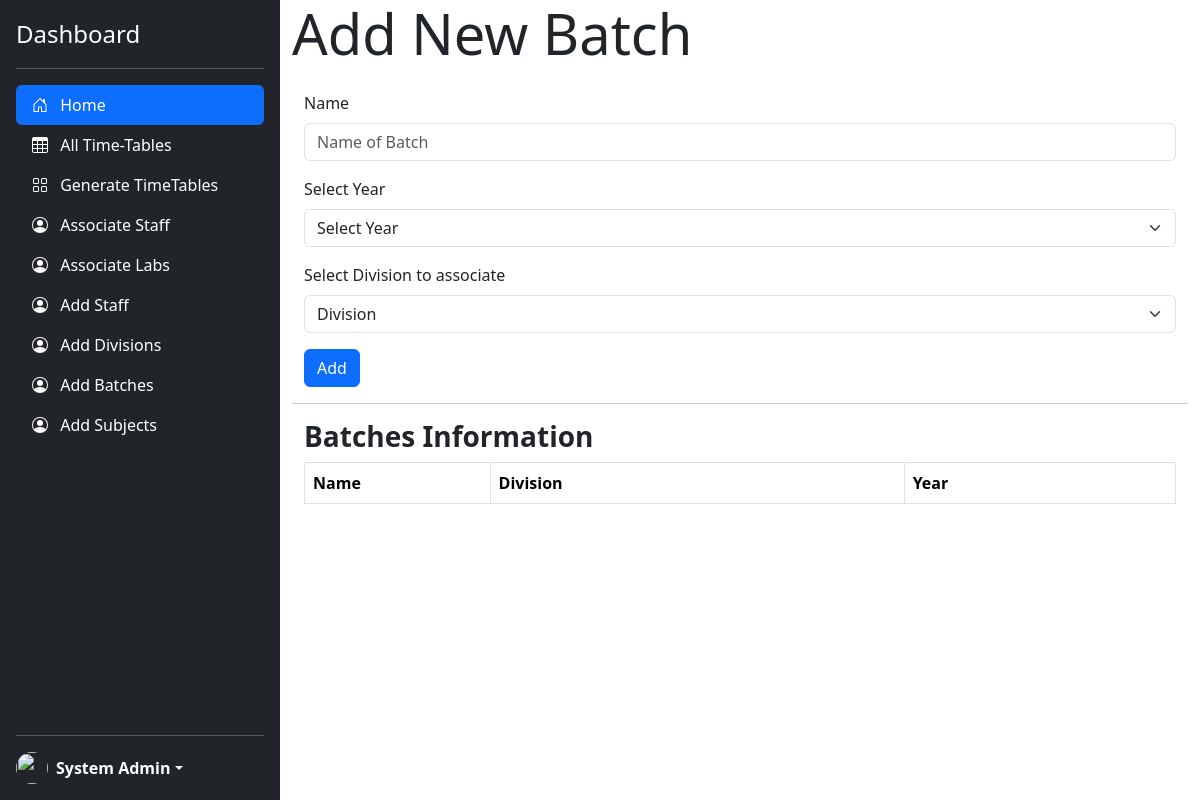
The app's page /addBatches.php (signed in), older data.
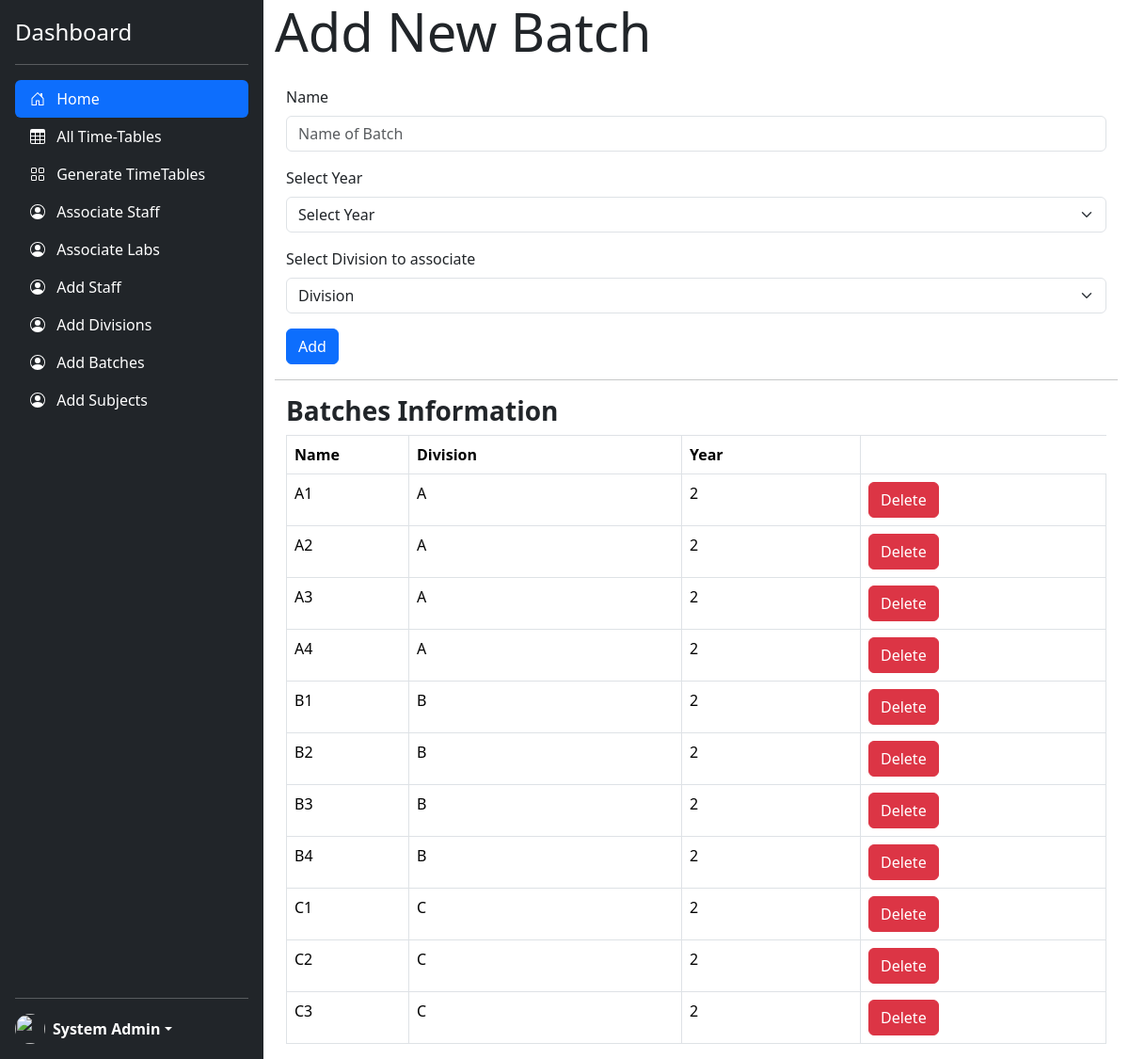
The same page, newer data.
### tables this page shows
CREATE TABLE `batches` (
  `id` int(11) NOT NULL,
  `name` varchar(2) NOT NULL,
  `division` varchar(2) NOT NULL,
  `year` int(11) NOT NULL
);

### addBatches.php (the view, shortened to what this page needs)
<!doctype html>
<html lang="en" data-bs-theme="auto">
<head>
    <link href="https://cdn.jsdelivr.net/npm/bootstrap@5.3.3/dist/css/bootstrap.min.css" rel="stylesheet">
    <link href="./css/sidebars.css" rel="stylesheet">
    <link href="sidebars.css" rel="stylesheet">
</head>
<body>
    <main class="d-flex flex-nowrap">
        <div class="d-flex flex-column flex-shrink-0 p-3 text-bg-dark" style="width: 280px; height:100vh;">
            <a href="/" class="d-flex align-items-center mb-3 mb-md-0 me-md-auto text-white text-decoration-none">
                <span class="fs-4">Dashboard</span>
            </a>
            <hr>
            <ul class="nav nav-pills flex-column mb-auto">
                <li class="nav-item">
                    <a href="/TimeTableGenerator/administration.php" class="nav-link active" aria-current="page">
                        <svg class="bi pe-none me-2" width="16" height="16">
                            <use xlink:href="#home" />
                        </svg>
                        Home
                    </a>
                </li>
                <li>
                    <a href="/TimeTableGenerator/alltt.php" class="nav-link text-white">
                        <svg class="bi pe-none me-2" width="16" height="16">
                            <use xlink:href="#table" />
                        </svg>
                        All Time-Tables
                    </a>
                </li>
                <li>
                    <a href="/TimeTableGenerator/generate.php" class="nav-link text-white">
                        <svg class="bi pe-none me-2" width="16" height="16">
                            <use xlink:href="#grid" />
                        </svg>
                        Generate TimeTables
                    </a>
                </li>
                <li>
                    <a href="/TimeTableGenerator/associate.php" class="nav-link text-white">
                        <svg class="bi pe-none me-2" width="16" height="16">
                            <use xlink:href="#people-circle" />
                        </svg>
                        Associate Staff
                    </a>
                </li>
                <li>
                    <a href="/TimeTableGenerator/associateLabs.php" class="nav-link text-white">
                        <svg class="bi pe-none me-2" width="16" height="16">
                            <use xlink:href="#people-circle" />
                        </svg>
                        Associate Labs
                    </a>
                </li>
                <li>
                    <a href="/TimeTableGenerator/addStaff.php" class="nav-link text-white">
                        <svg class="bi pe-none me-2" width="16" height="16">
                            <use xlink:href="#people-circle" />
                        </svg>
                        Add Staff
                    </a>
                </li>
                <li>
                    <a href="/TimeTableGenerator/addDivisions.php" class="nav-link text-white">
                        <svg class="bi pe-none me-2" width="16" height="16">
                            <use xlink:href="#people-circle" />
                        </svg>
                        Add Divisions
                    </a>
                </li>
                <li>
                    <a href="/TimeTableGenerator/addBatches.php" class="nav-link text-white">
                        <svg class="bi pe-none me-2" width="16" height="16">
                            <use xlink:href="#people-circle" />
                        </svg>
                        Add Batches
                    </a>
                </li>
                <li>
                    <a href="/TimeTableGenerator/addSubjects.php" class="nav-link text-white">
                        <svg class="bi pe-none me-2" width="16" height="16">
                            <use xlink:href="#people-circle" />
                        </svg>
                        Add Subjects
                    </a>
                </li>
            </ul>
            <hr>
            <div class="dropdown">
                <a href="#" class="d-flex align-items-center text-white text-decoration-none dropdown-toggle" data-bs-toggle="dropdown" aria-expanded="false">
                    <?php
                    echo '<img src=' . $_SESSION['avatar'] . ' alt="" width="32" height="32" class="rounded-circle me-2">';
                    ?>
                    <strong>
                        <?php
                        if (isset($_SESSION["userloggedin"])) {
                            if ($_SESSION["userloggedin"] != 1) {
                                header("Location: http://localhost/TimeTableGenerator/login.php");
                            } else {
                                echo '<li class="float-right" type="button" id="dropdownMenuButton" data-toggle="dropdown" aria-haspopup="true" aria-expanded="false">' . $_SESSION["username"] . '</li>';
                            }
                        } else {
                            header("Location: http://localhost/TimeTableGenerator/login.php");
                        }
                        ?>
                    </strong>
                </a>
            </div>
        </div>
        <div class="dashboard-content container-fluid">
            <div class="dashboard-heading display-4">Add New Batch</div>
            <div class="container-fluid">
                <form action="./services/registerBatch.php" method="POST" class="form-signup">
                    <div class="mt-4 mb-3">
                        <label for="batch" class="form-label">Name</label>
                        <input type="text" id="batch-name" class="form-control" placeholder="Name of Batch" required="" autofocus="" name="batch">
                    </div>
                    <div class="mb-3">
                        <label for="year" class="form-label">Select Year</label>
                        <select class="form-select" aria-label="Default select example" name="year" onchange="fetch_updatedata(this.value)">
                            <<option selected disabled>Select Year</option>
                        </select>
                    </div>
                    <div class="mb-3">
                        <label for="division" class="form-label">Select Division to associate</label>
                        <select id="divisionselection" class="form-select" name="division">
                            <option selected disabled>Division</option>
                        </select>
                    </div>
                    <button class="btn btn-primary btn-block" type="submit"><i class="fas fa-user-plus"></i> Add</button>
                </form>
            </div>
            <hr>
            <div class="container-fluid">
                <h3><strong>Batches Information </strong></h3>
                <table id="batchestable" class="table table-bordered">
                    <tr>
                        <th width="130">Name</th>
                        <th width=290>Division</th>
                        <th width=190>Year</th>
                    </tr>
                    <tbody>
                        <?php
                        include('../TimeTableGenerator/includes/dbconnection.php');
                        $q = mysqli_query(
                            $conn,
                            "SELECT * FROM batches ORDER BY year,name ASC"
                        );
                        while ($row = mysqli_fetch_assoc($q)) {
                            echo "<tr><td>{$row['name']}</td>
                    <td>{$row['division']}</td>
                    <td>{$row['year']}</td>
                   <td><a class='btn btn-danger' href='./services/handleDelete.php?query=batch&batchid={$row['id']}'>Delete</a></td>
                    </tr>\n";
                        }
                        ?>
                    </tbody>
                </table>
            </div>
        </div>
    </main>
</body>
</html>

### css/sidebars.css (style rules this page uses)
main { height: 100vh; height: -webkit-fill-available; }
.dashboard-content { height: 100vh; max-height: 100vh; overflow-y: scroll; width: 100%; }

### addBatches.php (style rules this page uses)
.bi { vertical-align: -.125em; fill: currentColor; }

Row changes from the older to the newer data that the page shows:
added batches: name "A1", division "A", year "2"
added batches: name "A2", division "A", year "2"
added batches: name "A3", division "A", year "2"
added batches: name "A4", division "A", year "2"
added batches: name "B1", division "B", year "2"
added batches: name "B2", division "B", year "2"
added batches: name "B3", division "B", year "2"
added batches: name "B4", division "B", year "2"
added batches: name "C1", division "C", year "2"
added batches: name "C2", division "C", year "2"
added batches: name "C3", division "C", year "2"
